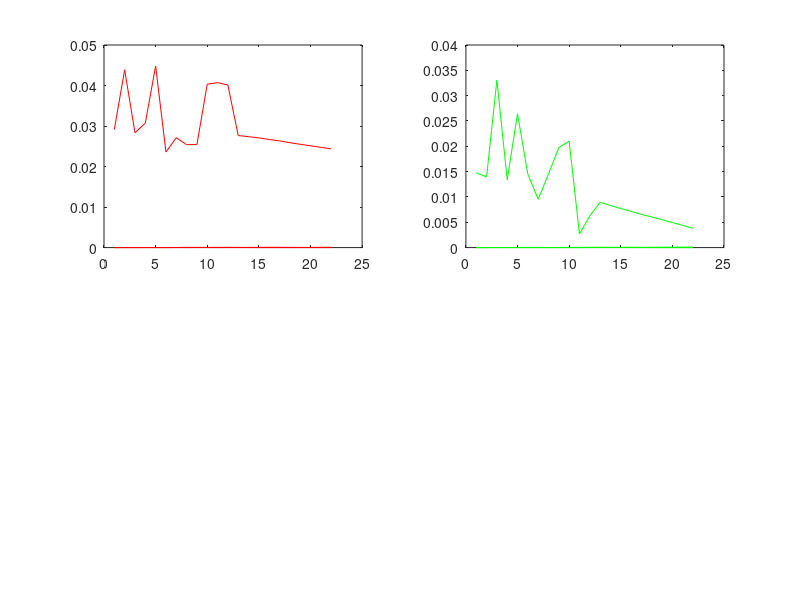

Reproduce this figure in MATLAB.
% Create a txt-File with data from robots and the estimation

load('error', 'steps');
load('error', 'RobotStep');
load('error', 'RobotStep_e');


% Calculation of error for every Robot and the ball
for s=1:steps
    for i=1:8
        Robot = RobotStep(s,1,i);
        Robot_e = RobotStep_e(s,1,i);
         
        e_x(i,s) = abs(Robot.x-Robot_e.x);
        e_y(i,s) = abs(Robot.y-Robot_e.y);
        e_dir(i,s) = abs(Robot.dir-Robot_e.dir);
    end  
end

% pcolor = cell(3,1);
% pcolor{1,1}='red';
% pcolor{2,1}='blue';
% pcolor{3,1}='green';


pcolor(1) = 'r';
pcolor(2) = 'g';
pcolor(3) = 'b';
pcolor(4) = 'k';


x = linspace(1, steps, steps);
figure(2);
hold on
subplot(2,2,1);
plot(x, e_x(1:4,:), pcolor(1));
subplot(2,2,2);
plot(x, e_y(1:4,:), pcolor(2));
        
% for i=1:8
%     for j=1:3
%         
%         if (i <= 4)
%             
%             subplot(2,2,j);
%             title('x error');
%             plot(x, e_x(i,:), pcolor(i));
%             subplot(2,2,j);
%             title('y error');
%             plot(x, e_y(i,:), pcolor(i));
%             subplot(2,2,j);
%             title('phi error');
%             plot(x, e_dir(i,:), pcolor(i));
%         else
%         end
%     end
% end
    
    
%     
%     
%     % Plot team blue (our team)
%     if (i <= 4)
%         figure(2);
%         title('Team blue - error');
%         if (i == 1)
%             subplot(4,4,1);
%             title('x error');
%             plot(steps, e_x(i,:), 'r');
%             subplot(4,4,2);
%             title('y error');
%             plot(steps, e_y(i,:), 'r');
%             subplot(4,4,3);
%             title('phi error');
%             plot(steps, e_dir(i,:), 'r');
%         end
%         if (s == 2)
%             subplot(4,4,1);
%             plot(steps, e_x(i,:), 'g');
%             subplot(4,4,2);
%             plot(steps, e_y(i,:), 'g');
%             subplot(4,4,3);
%             plot(steps, e_dir(i,:), 'g');
%         end
%         if (s == 3)
%             subplot(4,4,1);
%             plot(steps, e_x(i,:), 'b');
%             subplot(4,4,2);
%             plot(steps, e_y(i,:), 'b');
%             subplot(4,4,3);
%             plot(steps, e_dir(i,:), 'b');
%         end
%         if (s == 4)
%             subplot(4,4,1);
%             plot(steps, e_x(i,:), 'k');
%             subplot(4,4,2);
%             plot(steps, e_y(i,:), 'k');
%             subplot(4,4,3);
%             plot(steps, e_dir(i,:), 'k');
%         end
%     end
% 
%     % Plot team red (enemies)
% 
%     if (i > 4)
%         figure(3);
%         title('Team red - error');
%         if (i == 1)
%             subplot(4,4,1);
%             title('Robot 1 - x error');
%             plot(steps, e_x(i,:), 'r');
%             subplot(4,4,2);
%             title('Robot 1 - y error');
%             plot(steps, e_y(i,:), 'r');
%             subplot(4,4,3);
%             title('Robot 1 - phi error');
%             plot(steps, e_dir(i,:), 'r');
%         end
%         if (s == 2)
%             subplot(4,4,1);
%             title('Robot 2 - x error');
%             plot(steps, e_x(i,:), 'g');
%             subplot(4,4,2);
%             title('Robot 2 - y error');
%             plot(steps, e_y(i,:), 'g');
%             subplot(4,4,3);
%             title('Robot 2 - phi error');
%             plot(steps, e_dir(i,:), 'g');
%         end
%         if (s == 3)
%             subplot(4,4,1);
%             plot(steps, e_x(i,:), 'b');
%             subplot(4,4,2);
%             plot(steps, e_y(i,:), 'b');
%             subplot(4,4,3);
%             plot(steps, e_dir(i,:), 'b');
%         end
%         if (s == 4)
%             subplot(4,4,1);
%             plot(steps, e_x(i,:), 'k');
%             subplot(4,4,2);
%             plot(steps, e_y(i,:), 'k');
%             subplot(4,4,3);
%             plot(steps, e_dir(i,:), 'k');
%         end
%     end






% % Plot team blue (our team)
% 
%     if (s <= 4)
%         figure(2);
%         e_x = abs(Robot(s).x-Robot_e(s).x);
%         e_y = abs(Robot(s).y-Robot_e(s).y);
%         e_dir = abs(Robot(s).dir-Robot_e(s).dir);
%         if (s == 1)
%             subplot(4,4,1);
%             title('Robot 1 - x error');
%             plot(s, e_x, 'r');
%             subplot(4,4,2);
%             title('Robot 1 - y error');
%             plot(s, e_y, 'r');
%             subplot(4,4,3);
%             title('Robot 1 - phi error');
%             plot(s, e_dir, 'r');
%         end
%     	if (s == 2)
%             subplot(4,4,1);
%             title('Robot 2 - x error');
%             plot(s, e_x, 'g');
%             subplot(4,4,2);
%             title('Robot 2 - y error');
%             plot(s, e_y, 'g');
%             subplot(4,4,3);
%             title('Robot 2 - phi error');
%             plot(s, e_dir, 'g');
%         end
%         if (s == 3)
%             subplot(4,4,1);
%             plot(s, e_x, 'b');
%             subplot(4,4,2);
%             plot(s, e_y, 'b');
%             subplot(4,4,3);
%             plot(s, e_dir, 'b');
%         end
%         if (s == 4)
%             subplot(4,4,1);
%             plot(s, e_x, 'k');
%             subplot(4,4,2);
%             plot(s, e_y, 'k');
%             subplot(4,4,3);
%             plot(s, e_dir, 'k');
%         end
%     end
% 
% % Plot team red (enemies)
% 
%     if (s > 4)
%         figure(3);
%         title('Robot 1 - error');
%         e_x = abs(Robot(s).x-Robot_e(s).x);
%         e_y = abs(Robot(s).y-Robot_e(s).y);
%         e_dir = abs(Robot(s).dir-Robot_e(s).dir);
%         if (s == 1)
%             subplot(4,4,1);
%             plot(s, e_x, 'r');
%             subplot(4,4,2);
%             plot(s, e_y, 'r');
%             subplot(4,4,3);
%             plot(s, e_dir, 'r');
%         end
%     	if (s == 2)
%             subplot(4,4,1);
%             plot(s, e_x, 'g');
%             subplot(4,4,2);
%             plot(s, e_y, 'g');
%             subplot(4,4,3);
%             plot(s, e_dir, 'g');
%         end
%         if (s == 3)
%             subplot(4,4,1);
%             plot(s, e_x, 'b');
%             subplot(4,4,2);
%             plot(s, e_y, 'b');
%             subplot(4,4,3);
%             plot(s, e_dir, 'b');
%         end
%         if (s == 4)
%             subplot(4,4,1);
%             plot(s, e_x, 'k');
%             subplot(4,4,2);
%             plot(s, e_y, 'k');
%             subplot(4,4,3);
%             plot(s, e_dir, 'k');
%         end
%     end
% 
% % Plot ball